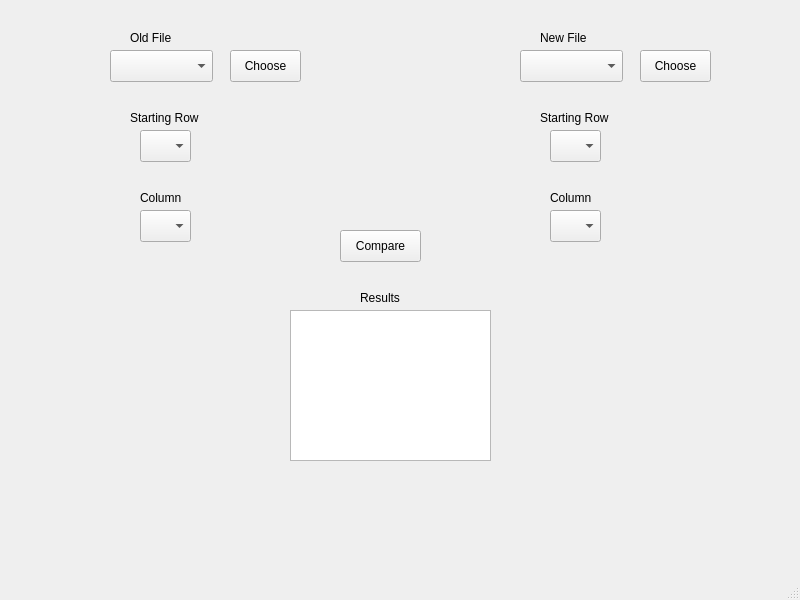
<?xml version="1.0" encoding="UTF-8"?>
<ui version="4.0">
 <class>MainWindow</class>
 <widget class="QMainWindow" name="MainWindow">
  <property name="geometry">
   <rect>
    <x>0</x>
    <y>0</y>
    <width>800</width>
    <height>600</height>
   </rect>
  </property>
  <property name="windowTitle">
   <string>MainWindow</string>
  </property>
  <widget class="QWidget" name="centralwidget">
   <widget class="QComboBox" name="comboBox_1">
    <property name="geometry">
     <rect>
      <x>110</x>
      <y>50</y>
      <width>103</width>
      <height>32</height>
     </rect>
    </property>
   </widget>
   <widget class="QComboBox" name="comboBox_2">
    <property name="geometry">
     <rect>
      <x>520</x>
      <y>50</y>
      <width>103</width>
      <height>32</height>
     </rect>
    </property>
   </widget>
   <widget class="QComboBox" name="oldRowComboBox">
    <property name="geometry">
     <rect>
      <x>140</x>
      <y>130</y>
      <width>51</width>
      <height>32</height>
     </rect>
    </property>
   </widget>
   <widget class="QComboBox" name="newRowComboBox">
    <property name="geometry">
     <rect>
      <x>550</x>
      <y>130</y>
      <width>51</width>
      <height>32</height>
     </rect>
    </property>
   </widget>
   <widget class="QComboBox" name="oldColComboBox">
    <property name="geometry">
     <rect>
      <x>140</x>
      <y>210</y>
      <width>51</width>
      <height>32</height>
     </rect>
    </property>
   </widget>
   <widget class="QComboBox" name="newColComboBox">
    <property name="geometry">
     <rect>
      <x>550</x>
      <y>210</y>
      <width>51</width>
      <height>32</height>
     </rect>
    </property>
   </widget>
   <widget class="QPushButton" name="loadOldFilesButton">
    <property name="geometry">
     <rect>
      <x>230</x>
      <y>50</y>
      <width>71</width>
      <height>32</height>
     </rect>
    </property>
    <property name="text">
     <string>Choose</string>
    </property>
   </widget>
   <widget class="QPushButton" name="loadNewFilesButton">
    <property name="geometry">
     <rect>
      <x>640</x>
      <y>50</y>
      <width>71</width>
      <height>32</height>
     </rect>
    </property>
    <property name="text">
     <string>Choose</string>
    </property>
   </widget>
   <widget class="QPushButton" name="compareButton">
    <property name="geometry">
     <rect>
      <x>340</x>
      <y>230</y>
      <width>81</width>
      <height>32</height>
     </rect>
    </property>
    <property name="text">
     <string>Compare</string>
    </property>
   </widget>
   <widget class="QTextEdit" name="resultTextEdit">
    <property name="geometry">
     <rect>
      <x>290</x>
      <y>310</y>
      <width>201</width>
      <height>151</height>
     </rect>
    </property>
   </widget>
   <widget class="QLabel" name="label">
    <property name="geometry">
     <rect>
      <x>130</x>
      <y>30</y>
      <width>58</width>
      <height>16</height>
     </rect>
    </property>
    <property name="text">
     <string>Old File</string>
    </property>
   </widget>
   <widget class="QLabel" name="label_2">
    <property name="geometry">
     <rect>
      <x>540</x>
      <y>30</y>
      <width>58</width>
      <height>16</height>
     </rect>
    </property>
    <property name="text">
     <string>New File</string>
    </property>
   </widget>
   <widget class="QLabel" name="label_3">
    <property name="geometry">
     <rect>
      <x>130</x>
      <y>110</y>
      <width>81</width>
      <height>16</height>
     </rect>
    </property>
    <property name="text">
     <string>Starting Row</string>
    </property>
   </widget>
   <widget class="QLabel" name="label_4">
    <property name="geometry">
     <rect>
      <x>140</x>
      <y>190</y>
      <width>58</width>
      <height>16</height>
     </rect>
    </property>
    <property name="text">
     <string>Column</string>
    </property>
   </widget>
   <widget class="QLabel" name="label_5">
    <property name="geometry">
     <rect>
      <x>540</x>
      <y>110</y>
      <width>81</width>
      <height>16</height>
     </rect>
    </property>
    <property name="text">
     <string>Starting Row</string>
    </property>
   </widget>
   <widget class="QLabel" name="label_6">
    <property name="geometry">
     <rect>
      <x>550</x>
      <y>190</y>
      <width>58</width>
      <height>16</height>
     </rect>
    </property>
    <property name="text">
     <string>Column</string>
    </property>
   </widget>
   <widget class="QLabel" name="label_7">
    <property name="geometry">
     <rect>
      <x>360</x>
      <y>290</y>
      <width>58</width>
      <height>16</height>
     </rect>
    </property>
    <property name="text">
     <string>Results</string>
    </property>
   </widget>
  </widget>
  <widget class="QMenuBar" name="menubar">
   <property name="geometry">
    <rect>
     <x>0</x>
     <y>0</y>
     <width>800</width>
     <height>22</height>
    </rect>
   </property>
  </widget>
  <widget class="QStatusBar" name="statusbar"/>
 </widget>
 <resources/>
 <connections/>
</ui>
